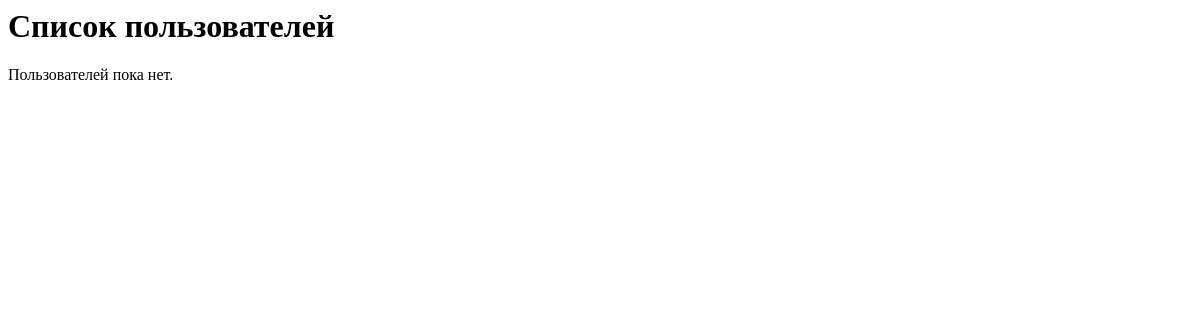
/congratulation/, run on an earlier commit of the app's database.
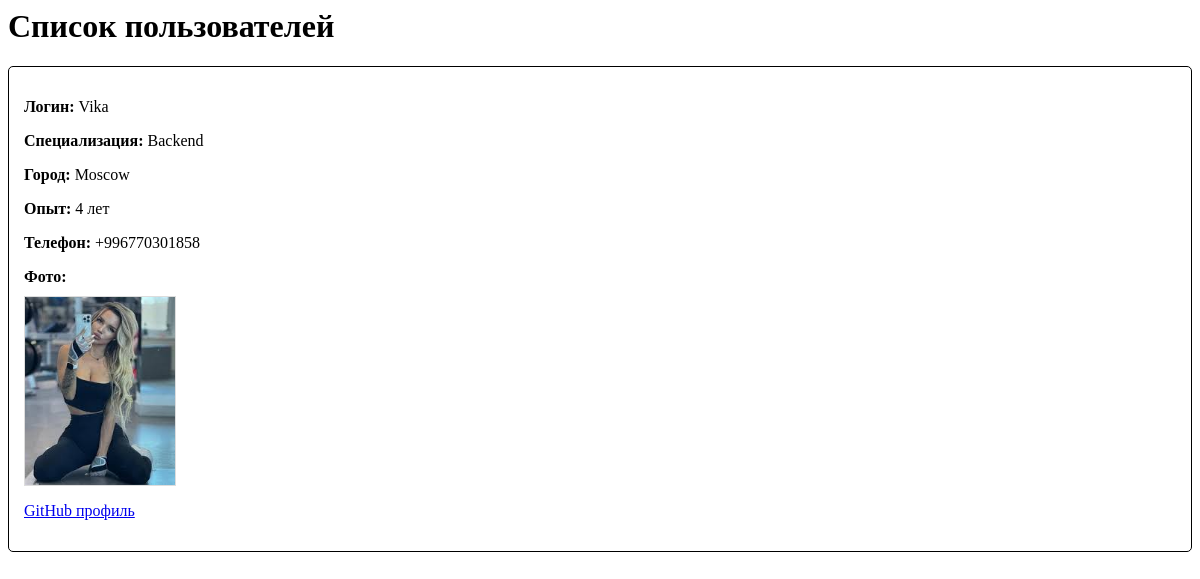
And on a later commit of the database.
### users/models.py (models this page shows, shortened)
class CustomUser(User):
    phone_number = models.CharField(max_length=20, default='+996')
    city = models.CharField(max_length=100)
    GENDER = (
        ('MALE', 'MALE'),
        ('FEMALE', 'FEMALE')
    )
    gender = models.CharField(max_length=100, choices=GENDER, default='MALE')
    photo = models.ImageField(upload_to='users/')
    github_link = models.URLField(blank=True)
    experience_years = models.PositiveIntegerField(default=0)
    specialization = models.CharField(max_length=100)
    resume = models.FileField(upload_to='resumes/', blank=True)
    linkedin = models.URLField(blank=True)
    birth_date = models.DateField(null=True, blank=True)
    skills_description = models.TextField(blank=True)

### users/views.py (the view)
# urls.py: path('congratulation/', views.CongView.as_view(), name='congratulation'),
class CongView(generic.ListView):
    template_name = 'cong.html'
    model = models.CustomUser
    context_object_name = 'user'
    def get_queryset(self):
        return self.model.objects.all().order_by('-id')

### templates/cong.html
<h1>Список пользователей</h1>
{% for i in user %}
    <div style="border: 1px solid black; margin-bottom: 15px; padding: 15px; border-radius: 5px;">
        <p><strong>Логин:</strong> {{ i.username }}</p>
        <p><strong>Специализация:</strong> {{ i.specialization|default:"Не указана" }}</p>
        <p><strong>Город:</strong> {{ i.city|default:"Не указан" }}</p>
        <p><strong>Опыт:</strong> {{ i.experience_years }} лет</p>
        <p><strong>Телефон:</strong> {{ i.phone_number }}</p>
        {% if i.photo %}
            <p><strong>Фото:</strong><br>
            <img src="{{ i.photo.url }}" width="150" style="margin-top: 10px; border: 1px solid #ddd;"></p>
        {% endif %}
        {% if i.github_link %}
            <p><a href="{{ i.github_link }}" target="_blank">GitHub профиль</a></p>
        {% endif %}
    </div>
{% empty %}
    <p>Пользователей пока нет.</p>
{% endfor %}

What changed in the data, as far as the page shows it:
added CustomUser: username "Vika", specialization "Backend", city "Moscow", experience_years "4", phone_number "+996770301858", photo (picture)
Also different on the page:
text no longer shown: "Пользователей пока нет."
